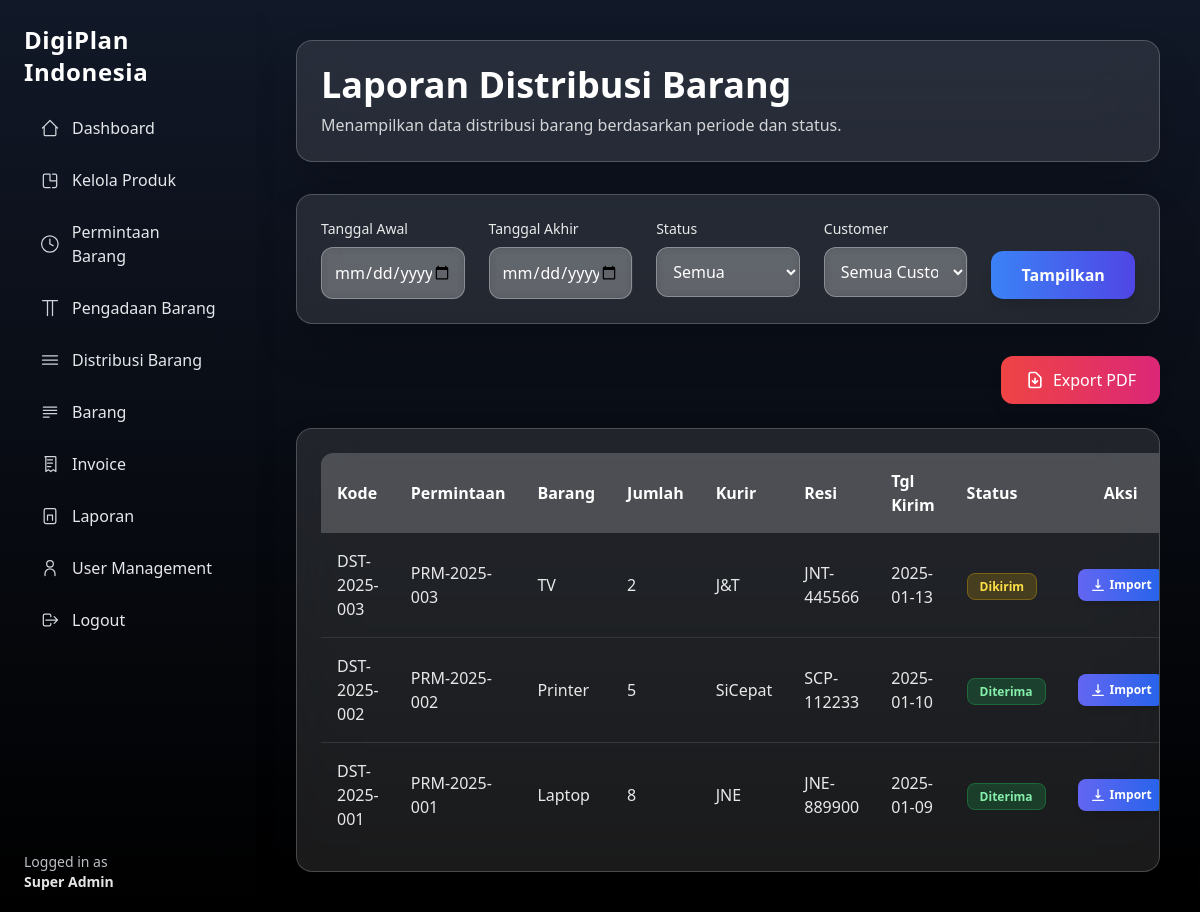
The app's page /superadmin/reports/distribution.php (signed in), older data.
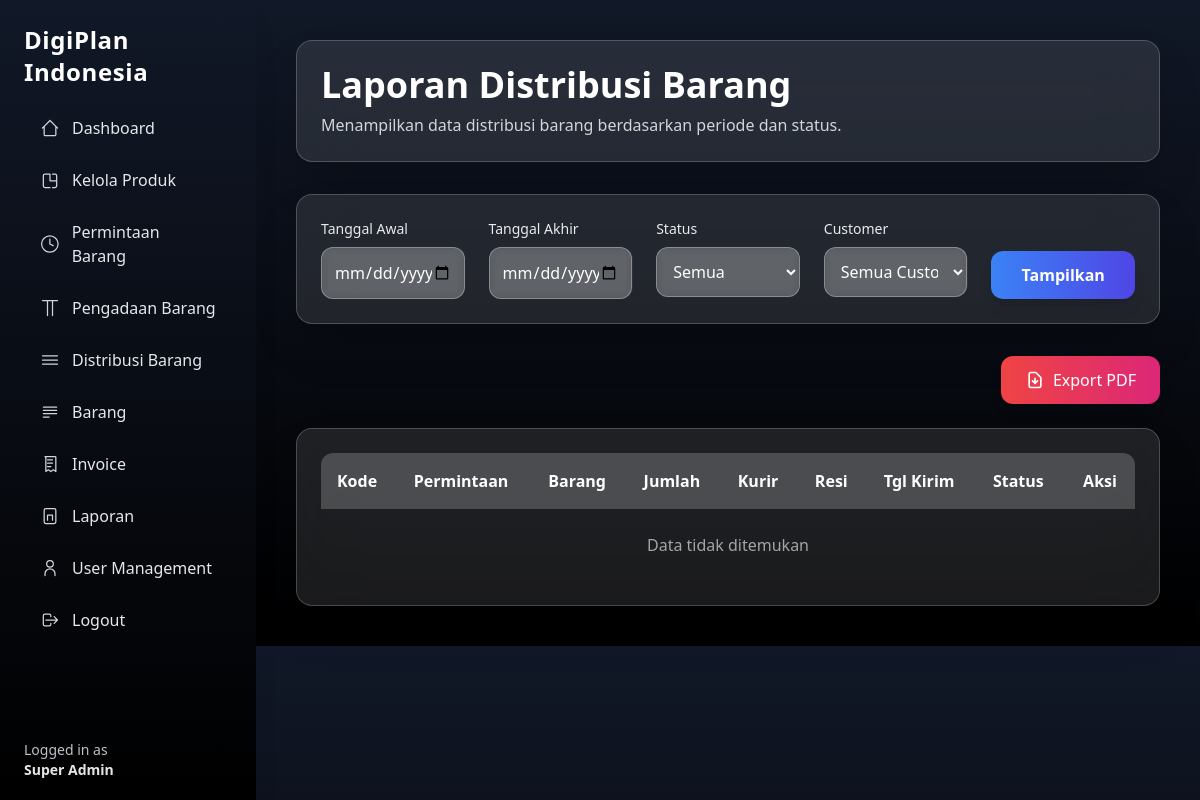
The same page, newer data.
### tables this page shows
CREATE TABLE distribusi_barang (
  id INT AUTO_INCREMENT PRIMARY KEY,
  kode_distribusi VARCHAR(50) UNIQUE,
  pengadaan_id INT,
  permintaan_id INT,
  admin_id INT,
  alamat_pengiriman VARCHAR(255),
  kurir VARCHAR(100),
  no_resi VARCHAR(100),
  tanggal_kirim DATE,
  tanggal_terima DATE,
  status_distribusi ENUM('siap_dikirim','dikirim','diterima','dibatalkan'),
  created_at TIMESTAMP DEFAULT CURRENT_TIMESTAMP,
  deleted_at DATETIME DEFAULT NULL,
  FOREIGN KEY (pengadaan_id) REFERENCES pengadaan_barang(id),
  FOREIGN KEY (permintaan_id) REFERENCES permintaan_barang(id),
  FOREIGN KEY (admin_id) REFERENCES users(id)
);

CREATE TABLE permintaan_barang (
  id INT AUTO_INCREMENT PRIMARY KEY,
  kode_permintaan VARCHAR(50) UNIQUE,
  user_id INT,
  nama_barang VARCHAR(100),
  merk VARCHAR(100),
  warna VARCHAR(100),
  jumlah INT,
  status ENUM(
    'diajukan','ditolak','dibatalkan',
    'disetujui','dalam_pengadaan',
    'siap_distribusi','selesai'
  ),
  admin_id INT,
  tanggal_verifikasi DATETIME,
  catatan_admin TEXT,
  created_at TIMESTAMP DEFAULT CURRENT_TIMESTAMP,
  deleted_at DATETIME DEFAULT NULL,
  FOREIGN KEY (user_id) REFERENCES users(id),
  FOREIGN KEY (admin_id) REFERENCES users(id)
);

### superadmin/reports/distribution.php (the view, shortened to what the changed rows need)
<?php
require '../../include/conn.php';
$where = "WHERE 1=1";
$query = "
SELECT d.*,
       pm.kode_permintaan,
       pm.nama_barang,
       pm.jumlah
FROM distribusi_barang d
JOIN permintaan_barang pm ON d.permintaan_id = pm.id
$where
ORDER BY d.tanggal_kirim DESC
";
$result = mysqli_query($conn, $query);
?>
<!DOCTYPE html>
<html lang="id">
<head>
  <script src="https://cdn.tailwindcss.com"></script>
</head>
<body class="bg-gradient-to-b from-gray-900 to-black text-white">
  <?php include '../../include/layouts/sidebar-superadmin.php'; ?>
  <main class="ml-64 p-10 flex-1">
    <div class="max-w-7xl mx-auto">
      <div class="backdrop-blur-xl bg-white/10 border border-white/20 p-6 rounded-2xl shadow-2xl mb-8">
        <h1 class="text-4xl font-bold text-white mb-2">Laporan Distribusi Barang</h1>
      </div>
      <div class="backdrop-blur-xl bg-white/10 border border-white/20 p-6 rounded-2xl shadow-2xl overflow-x-auto">
        <table class="w-full border-collapse rounded-xl overflow-hidden">
          <thead>
            <tr class="bg-white/20 text-white">
              <th class="p-4 text-left">Kode</th>
              <th class="p-4 text-left">Permintaan</th>
              <th class="p-4 text-left">Barang</th>
              <th class="p-4 text-left">Jumlah</th>
              <th class="p-4 text-left">Kurir</th>
              <th class="p-4 text-left">Resi</th>
              <th class="p-4 text-left">Tgl Kirim</th>
              <th class="p-4 text-left">Status</th>
              <th class="p-4 text-center">Aksi</th>
            </tr>
          </thead>
          <tbody class="divide-y divide-white/10">
            <?php if (mysqli_num_rows($result) == 0): ?>
              <tr>
                <td colspan="9" class="text-center py-6 text-white/60">
                  Data tidak ditemukan
                </td>
              </tr>
            <?php endif; ?>
            <?php while ($row = mysqli_fetch_assoc($result)): ?>
              <tr class="hover:bg-white/5 transition-colors duration-200">
                <td class="p-4 text-white/90 font-medium"><?= $row['kode_distribusi'] ?></td>
                <td class="p-4 text-white/90"><?= $row['kode_permintaan'] ?></td>
                <td class="p-4 text-white/90"><?= $row['nama_barang'] ?></td>
                <td class="p-4 text-white/90"><?= $row['jumlah'] ?></td>
                <td class="p-4 text-white/90"><?= $row['kurir'] ?></td>
                <td class="p-4 text-white/90"><?= $row['no_resi'] ?></td>
                <td class="p-4 text-white/90"><?= $row['tanggal_kirim'] ?></td>
                <td class="p-4">
                  <span class="px-3 py-1 rounded-lg text-xs font-semibold
<?= $row['status_distribusi'] == 'diterima'
                ? 'bg-green-500/20 text-green-300 border border-green-500/30'
                : ($row['status_distribusi'] == 'dibatalkan'
                  ? 'bg-red-500/20 text-red-300 border border-red-500/30'
                  : 'bg-yellow-500/20 text-yellow-300 border border-yellow-500/30')
?>">
                    <?= ucfirst($row['status_distribusi']) ?>
                  </span>
                </td>
                <td class="p-4 text-center">
                  <a href="../single-report-pdf/distribution.php?kode=<?= $row['kode_distribusi'] ?>"
                    target="_blank"
                    class="inline-flex items-center px-3 py-2 bg-gradient-to-r from-indigo-500 to-blue-600
            hover:from-indigo-600 hover:to-blue-700 text-white text-xs font-semibold
            rounded-lg shadow-md transform hover:scale-105 transition-all duration-200">
                    <svg class="w-4 h-4 mr-1" fill="none" stroke="currentColor" viewBox="0 0 24 24">
                      <path stroke-linecap="round" stroke-linejoin="round" stroke-width="2"
                        d="M12 4v12m0 0l-3-3m3 3l3-3m5 7H4" />
                    </svg>
                    Import
                  </a>
                </td>
              </tr>
            <?php endwhile; ?>
          </tbody>
        </table>
      </div>
    </div>
  </main>
</body>
</html>

Row changes from the older to the newer data that the page shows:
removed distribusi_barang: kode_distribusi "DST-2025-003", permintaan.kode_permintaan "PRM-2025-003", permintaan.nama_barang "TV", permintaan.jumlah "2", kurir "J&T", no_resi "JNT-445566", tanggal_kirim "2025-01-13", status_distribusi "Dikirim"
removed distribusi_barang: kode_distribusi "DST-2025-002", permintaan.kode_permintaan "PRM-2025-002", permintaan.nama_barang "Printer", permintaan.jumlah "5", kurir "SiCepat", no_resi "SCP-112233", tanggal_kirim "2025-01-10", status_distribusi "Diterima"
removed distribusi_barang: kode_distribusi "DST-2025-001", permintaan.kode_permintaan "PRM-2025-001", permintaan.nama_barang "Laptop", permintaan.jumlah "8", kurir "JNE", no_resi "JNE-889900", tanggal_kirim "2025-01-09", status_distribusi "Diterima"
Text that changed along with them:
text now shown: "Data tidak ditemukan"
